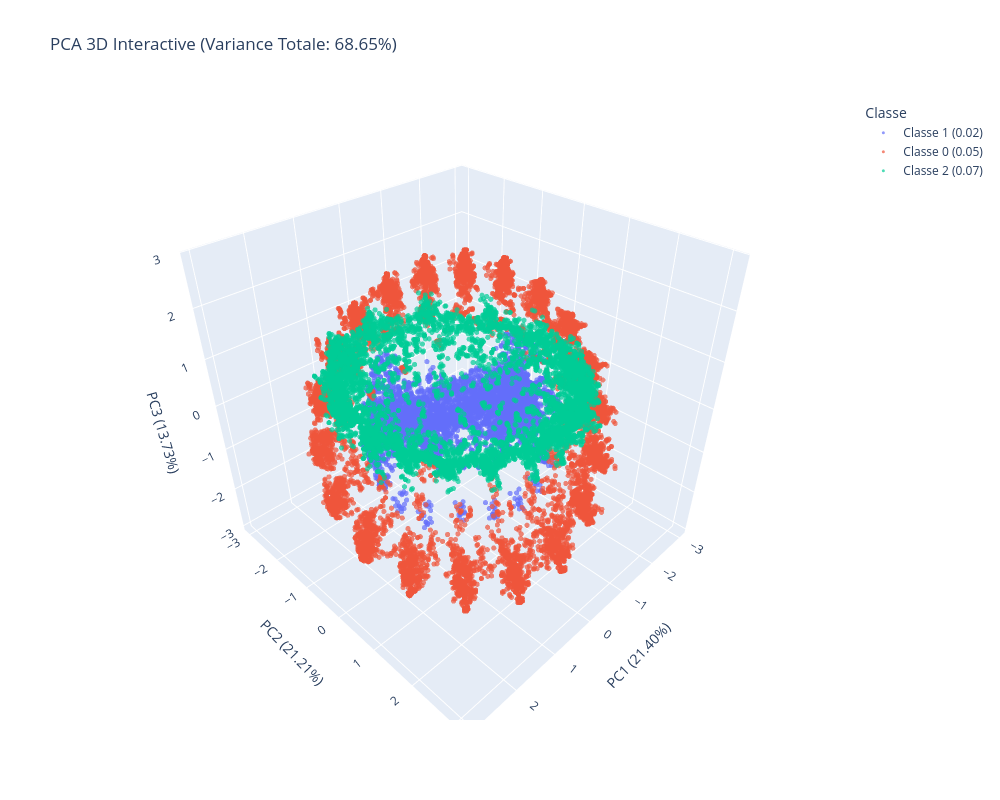

Here is the notebook cell this chart was saved with:
### Code cell
# on fait un PCA avec les classes réelles
# --- 2. Calcul de la PCA ---
X_pca_input = test_repr_concat  # Utilisation des représentations TS2Vec
n_components = 4  # On calcule les 4 premières, on affichera les 2 principales
pca = PCA(n_components=n_components)
X_pca = pca.fit_transform(X_pca_input)

# Calcul des pourcentages de variance expliquée (pour savoir si la PCA est fiable)
var_ratio = pca.explained_variance_ratio_

print(f"Variance expliquée par les {n_components} premières composantes : {var_ratio}")
print(f"Variance cumulée (info totale gardée) : {np.sum(var_ratio):.2%}")

# --- 3. Visualisation (PC1 vs PC2) ---
plt.figure(figsize=(10, 8))

# Définition des noms de classes (si identique à avant)
class_names = {0: 'Classe 0 (0.05)', 1: 'Classe 1 (0.02)', 2: 'Classe 2 (0.07)'}
df_pca = pd.DataFrame(X_pca[:, :3], columns=['PC1', 'PC2', 'PC3'])

# Ajout des labels lisibles
df_pca['Classe'] = [class_names.get(c, str(c)) for c in y_test_concat]

# Création du graphe
fig = px.scatter_3d(
    df_pca,
    x='PC1', 
    y='PC2', 
    z='PC3',
    color='Classe',
    title=f'PCA 3D Interactive (Variance Totale: {np.sum(var_ratio):.2%})',
    opacity=0.7,
    width=1000,
    height=800,
    labels={
        'PC1': f'PC1 ({var_ratio[0]:.2%})',
        'PC2': f'PC2 ({var_ratio[1]:.2%})',
        'PC3': f'PC3 ({var_ratio[2]:.2%})'
    }
)

fig.update_traces(marker=dict(size=3)) # Taille des points
fig.show()

### Figure 1 — Plotly figure (JSON) as saved in the notebook; plotly's stock layout.template omitted (floating-point values rounded to 4 significant figures; data arrays with more than 128 entries replaced by an {"elided": "..."} marker saying what was removed)
{"data": [{"hovertemplate": "Classe=Classe 1 (0.02)<br>PC1 (21.40%)=%{x}<br>PC2 (21.21%)=%{y}<br>PC3 (13.73%)=%{z}<extra></extra>", "legendgroup": "Classe 1 (0.02)", "marker": {"color": "#636efa", "opacity": 0.7, "size": 3, "symbol": "circle"}, "mode": "markers", "name": "Classe 1 (0.02)", "scene": "scene", "showlegend": true, "type": "scatter3d", "x": {"elided": "6800 float values"}, "y": {"elided": "6800 float values"}, "z": {"elided": "6800 float values"}}, {"hovertemplate": "Classe=Classe 0 (0.05)<br>PC1 (21.40%)=%{x}<br>PC2 (21.21%)=%{y}<br>PC3 (13.73%)=%{z}<extra></extra>", "legendgroup": "Classe 0 (0.05)", "marker": {"color": "#EF553B", "opacity": 0.7, "size": 3, "symbol": "circle"}, "mode": "markers", "name": "Classe 0 (0.05)", "scene": "scene", "showlegend": true, "type": "scatter3d", "x": {"elided": "9800 float values"}, "y": {"elided": "9800 float values"}, "z": {"elided": "9800 float values"}}, {"hovertemplate": "Classe=Classe 2 (0.07)<br>PC1 (21.40%)=%{x}<br>PC2 (21.21%)=%{y}<br>PC3 (13.73%)=%{z}<extra></extra>", "legendgroup": "Classe 2 (0.07)", "marker": {"color": "#00cc96", "opacity": 0.7, "size": 3, "symbol": "circle"}, "mode": "markers", "name": "Classe 2 (0.07)", "scene": "scene", "showlegend": true, "type": "scatter3d", "x": {"elided": "7400 float values"}, "y": {"elided": "7400 float values"}, "z": {"elided": "7400 float values"}}], "layout": {"height": 800, "legend": {"title": {"text": "Classe"}, "tracegroupgap": 0}, "scene": {"domain": {"x": [0, 1], "y": [0, 1]}, "xaxis": {"title": {"text": "PC1 (21.40%)"}}, "yaxis": {"title": {"text": "PC2 (21.21%)"}}, "zaxis": {"title": {"text": "PC3 (13.73%)"}}}, "title": {"text": "PCA 3D Interactive (Variance Totale: 68.65%)"}, "width": 1000}}
